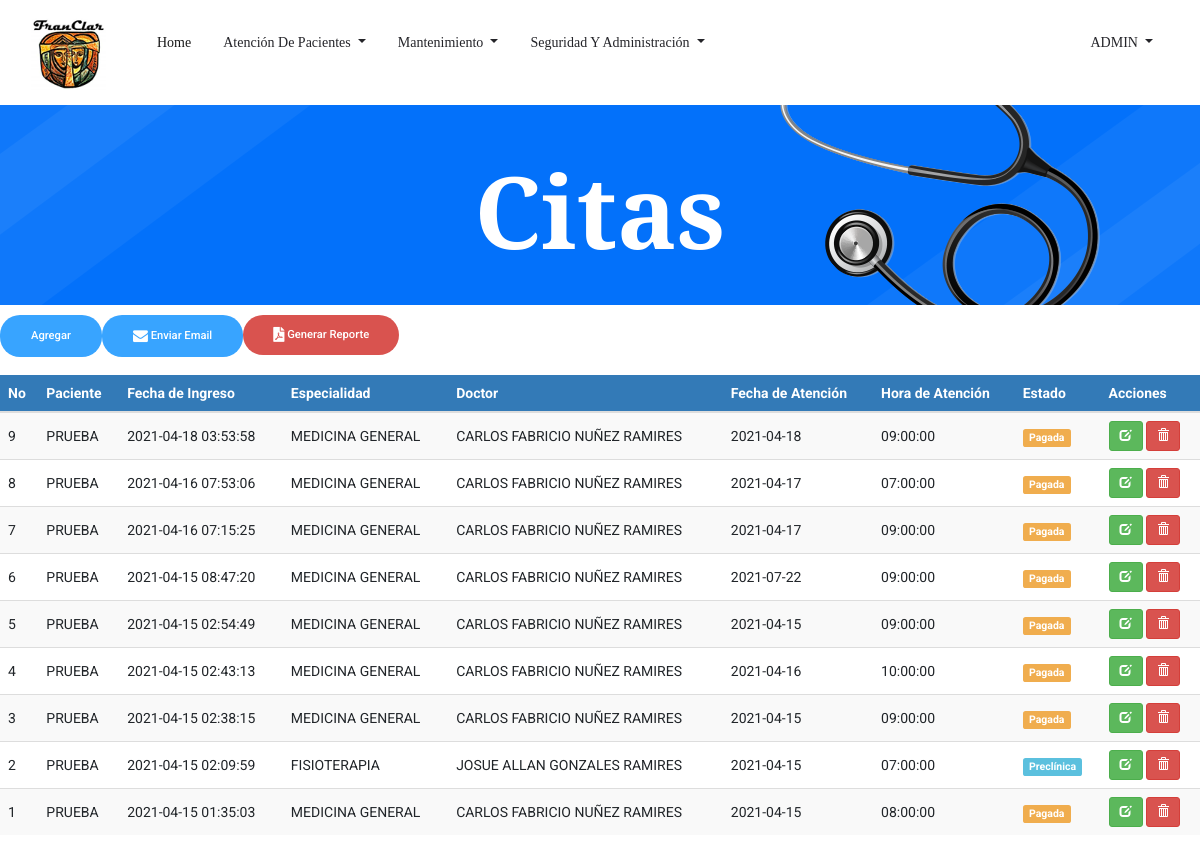
The page /Cita.php (signed in) on the database as committed earlier.
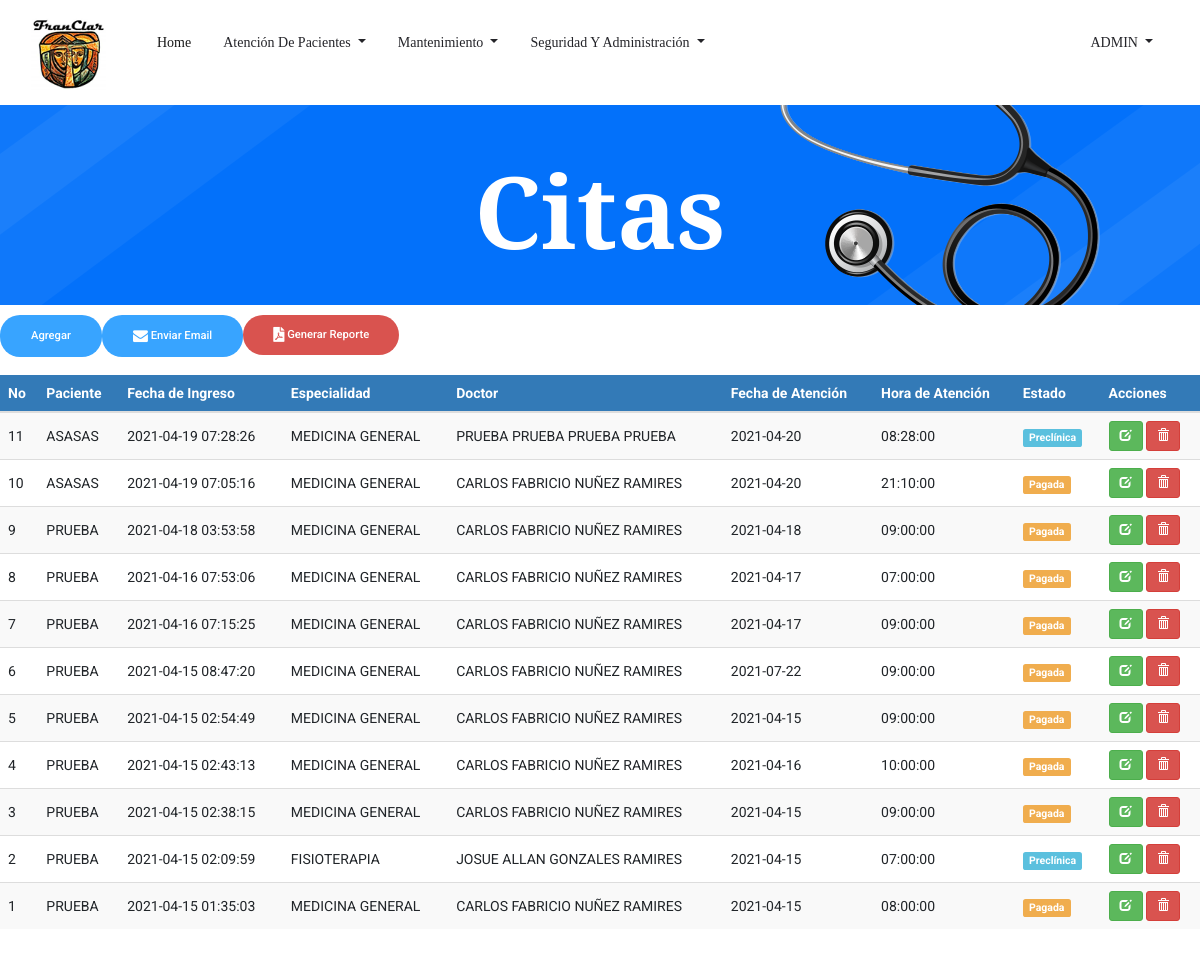
The same page on the database as committed later.
### tables this page shows
CREATE TABLE `tbl_citas` (
  `ID_Cita` bigint(3) NOT NULL,
  `ID_Paciente` int(3) NOT NULL,
  `ID_Usuario` bigint(3) NOT NULL,
  `ID_Empleado` int(3) NOT NULL,
  `ID_Especialidad` int(3) NOT NULL,
  `ID_Estado` int(3) NOT NULL,
  `Fec_Creacion` timestamp NOT NULL DEFAULT current_timestamp(),
  `Fec_Atencion` date NOT NULL,
  `Hora_Atencion` time NOT NULL,
  `Precio` int(5) NOT NULL,
  `Usuario_Crea` bigint(3) DEFAULT NULL,
  `Fec_Crea` date DEFAULT NULL,
  `Usuario_Modif` bigint(3) DEFAULT NULL,
  `Fec_Modif` date DEFAULT NULL
);

CREATE TABLE `tbl_pacientes` (
  `ID_Paciente` int(3) NOT NULL,
  `ID_tipo_documento` int(11) NOT NULL,
  `cedula` varchar(20) NOT NULL,
  `ID_Sexo` int(1) NOT NULL,
  `ID_Est_Civil` int(3) NOT NULL,
  `ID_Tipo_Sangre` int(3) NOT NULL,
  `ID_Religion` int(3) NOT NULL,
  `Nom_Paciente` varchar(255) NOT NULL,
  `Fec_Nacimiento` date NOT NULL,
  `Edad` int(3) NOT NULL,
  `Dir_Paciente` varchar(255) NOT NULL,
  `Tel_Paciente` int(8) NOT NULL,
  `Cel_Paciente` int(8) NOT NULL,
  `Email` varchar(50) NOT NULL,
  `Contacto_Emergencia` varchar(40) NOT NULL,
  `ID_Parentesco` int(3) NOT NULL,
  `Tel_Emergencia` int(8) NOT NULL,
  `Cel_Emergencia` int(8) NOT NULL,
  `Antecedentes_Personales` varchar(500) DEFAULT NULL,
  `Antecedentes_Hospitalarios` varchar(500) DEFAULT NULL,
  `Antecedentes_Alergicos` varchar(500) DEFAULT NULL,
  `Antecedentes_Familiares` varchar(500) DEFAULT NULL,
  `Habitos` varchar(500) DEFAULT NULL,
  `Usuario_crea` bigint(3) DEFAULT NULL,
  `Fec_crea` date DEFAULT NULL,
  `Usuario_modif` bigint(3) DEFAULT NULL,
  `Fec_modif` date DEFAULT NULL
);

CREATE TABLE `tbl_especialidad` (
  `ID_Especialidad` int(3) NOT NULL,
  `Descripcion_Espec` varchar(30) NOT NULL,
  `Precio` int(5) NOT NULL
);

CREATE TABLE `tbl_empleado` (
  `ID_Empleado` int(3) NOT NULL,
  `Nom_Empleado` varchar(50) NOT NULL,
  `ID_Sexo` int(1) NOT NULL,
  `ID_Est_Civil` int(3) NOT NULL,
  `ID_Cargo` int(3) NOT NULL,
  `ID_Especialidad` int(3) NOT NULL,
  `Cedula` varchar(13) NOT NULL,
  `Fec_Nacimiento` date NOT NULL,
  `Dir_Empleado` varchar(255) NOT NULL,
  `Tel_Empleado` int(8) NOT NULL,
  `Cel_Empleado` int(8) NOT NULL,
  `Salario` int(6) NOT NULL,
  `Usuario_Crea` bigint(3) DEFAULT NULL,
  `Fec_Crea` date DEFAULT NULL,
  `Usuario_Modif` bigint(3) DEFAULT NULL,
  `Fec_Modif` date DEFAULT NULL
);

CREATE TABLE `tbl_estado_cita` (
  `ID_Estado` int(3) NOT NULL,
  `Descripcion_Est_cita` varchar(20) NOT NULL
);

### Cita.php (the view, shortened to what the changed rows need)
<!doctype html>
<html lang="es">
<?php
include 'head.php'
?>
<body>
    <?php
    include 'header.php';
    ?>
    <section class="breadcrumb_part breadcrumb_bg">
        <div class="container">
            <div class="row">
                <div class="col-lg-12">
                    <div class="breadcrumb_iner">
                        <div class="breadcrumb_iner_item">
                            <h2>Citas</h2>
                        </div>
                    </div>
                </div>
            </div>
        </div>
    </section>
	<br>
	<br>
	<br>
   <div class="table-responsive">
			<table id="datatableUsuarios" class="table table-striped table-hover" cellspacing="0" width="100%">
            	<thead>
				<tr>
					<th>No</th>
					<th>Paciente</th>
					<th>Fecha de Ingreso</th>
					<th>Especialidad</th>
                    <th>Doctor</th>
                    <th>Fecha de Atención</th>
                    <th>Hora de Atención</th>
                    <th>Estado</th>
				    <th>Acciones</th>
				</tr>
				</thead>
				<tbody>
					<?php
						$sql = mysqli_query($con, "SELECT tbl_citas.ID_Cita,
						tbl_pacientes.Nom_Paciente,
						tbl_citas.Fec_Creacion,
						tbl_especialidad.Descripcion_Espec,
						tbl_empleado.Nom_Empleado,
						tbl_citas.Fec_Atencion,
						tbl_citas.Hora_Atencion,
						tbl_estado_cita.Descripcion_Est_cita,
						tbl_estado_cita.ID_Estado FROM tbl_citas
						INNER JOIN tbl_pacientes on tbl_citas.ID_Paciente = tbl_pacientes.ID_Paciente
						INNER JOIN tbl_especialidad on tbl_citas.ID_Especialidad = tbl_especialidad.ID_Especialidad
						INNER JOIN tbl_empleado on tbl_citas.ID_Empleado = tbl_empleado.ID_Empleado
						INNER JOIN tbl_estado_cita on tbl_citas.ID_Estado = tbl_estado_cita.ID_Estado ORDER BY tbl_citas.Fec_Creacion DESC");
						if(mysqli_num_rows($sql) == 0){
							echo '<tr><td colspan="8">No hay datos.</td></tr>';
						}else{
							while($row = mysqli_fetch_assoc($sql)){
								if($row['ID_Estado'] == 1){
									echo '
									<tr>
									<td>'.$row['ID_Cita'].'</td>
									<td>'.$row['Nom_Paciente'].'</td>
									<td>'.$row['Fec_Creacion'].'</td>
									<td>'.$row['Descripcion_Espec'].'</td>
									<td>'.$row['Nom_Empleado'].'</td>
									<td>'.$row['Fec_Atencion'].'</td>
									<td>'.$row['Hora_Atencion'].'</td>
									<td><span class="label label-success">'.$row['Descripcion_Est_cita'].'</span></td>
									<td>
										<a href="EditarCita.php?nik='.$row['ID_Cita'].'" title="Editar datos" class="btn btn-success btn-sm"><span class="glyphicon glyphicon-edit" aria-hidden="true"></span></a>
										<a href="Cita.php?aksi=delete&nik='.$row['ID_Cita'].'" title="Eliminar" onclick="return confirm(\'¿Está seguro de borrar los datos de la cita\')" class="btn btn-danger btn-sm"><span class="glyphicon glyphicon-trash" aria-hidden="true"></span></a>
									</td>
									</tr>
									';
								}elseif($row['ID_Estado'] == 2){
									echo '
									<tr>
									<td>'.$row['ID_Cita'].'</td>
									<td>'.$row['Nom_Paciente'].'</td>
									<td>'.$row['Fec_Creacion'].'</td>
									<td>'.$row['Descripcion_Espec'].'</td>
									<td>'.$row['Nom_Empleado'].'</td>
									<td>'.$row['Fec_Atencion'].'</td>
									<td>'.$row['Hora_Atencion'].'</td>
									<td><span class="label label-info">'.$row['Descripcion_Est_cita'].'</span></td>
									<td>
									<a href="EditarCita.php?nik='.$row['ID_Cita'].'" title="Editar datos" class="btn btn-success btn-sm"><span class="glyphicon glyphicon-edit" aria-hidden="true"></span></a>
									<a href="Cita.php?aksi=delete&nik='.$row['ID_Cita'].'" title="Eliminar" onclick="return confirm(\'¿Está seguro de borrar los datos de la cita\')" class="btn btn-danger btn-sm"><span class="glyphicon glyphicon-trash" aria-hidden="true"></span></a>
								    </td>
									</tr>
									';
								}elseif($row['ID_Estado'] == 4){
									echo '
									<tr>
									<td>'.$row['ID_Cita'].'</td>
									<td>'.$row['Nom_Paciente'].'</td>
									<td>'.$row['Fec_Creacion'].'</td>
									<td>'.$row['Descripcion_Espec'].'</td>
									<td>'.$row['Nom_Empleado'].'</td>
									<td>'.$row['Fec_Atencion'].'</td>
									<td>'.$row['Hora_Atencion'].'</td>
									<td><span class="label label-warning">'.$row['Descripcion_Est_cita'].'</span></td>
									<td>
									<a href="EditarCita.php?nik='.$row['ID_Cita'].'" title="Editar datos" class="btn btn-success btn-sm"><span class="glyphicon glyphicon-edit" aria-hidden="true"></span></a>
									<a href="Cita.php?aksi=delete&nik='.$row['ID_Cita'].'" title="Eliminar" onclick="return confirm(\'¿Está seguro de borrar los datos de la cita\')" class="btn btn-danger btn-sm"><span class="glyphicon glyphicon-trash" aria-hidden="true"></span></a>
								    </td>
									</tr>
									';
								}
							}
						}
					?>
				</tbody>
			</table>
		 </div>
		<br><br><br><br><br><br><br><br><br><br>
</body>
</html>

Rows that differ between the two databases and show on the page:
added tbl_citas: ID_Cita "11", ID_Paciente.Nom_Paciente "ASASAS", Fec_Creacion "2021-04-19 07:28:26", ID_Especialidad.Descripcion_Espec "MEDICINA GENERAL", ID_Empleado.Nom_Empleado "PRUEBA PRUEBA PRUEBA PRUEBA", Fec_Atencion "2021-04-20", Hora_Atencion "08:28:00", ID_Estado.Descripcion_Est_cita "Preclínica"
added tbl_citas: ID_Cita "10", ID_Paciente.Nom_Paciente "ASASAS", Fec_Creacion "2021-04-19 07:05:16", ID_Especialidad.Descripcion_Espec "MEDICINA GENERAL", ID_Empleado.Nom_Empleado "CARLOS FABRICIO NUÑEZ RAMIRES", Fec_Atencion "2021-04-20", Hora_Atencion "21:10:00", ID_Estado.Descripcion_Est_cita "Pagada"
